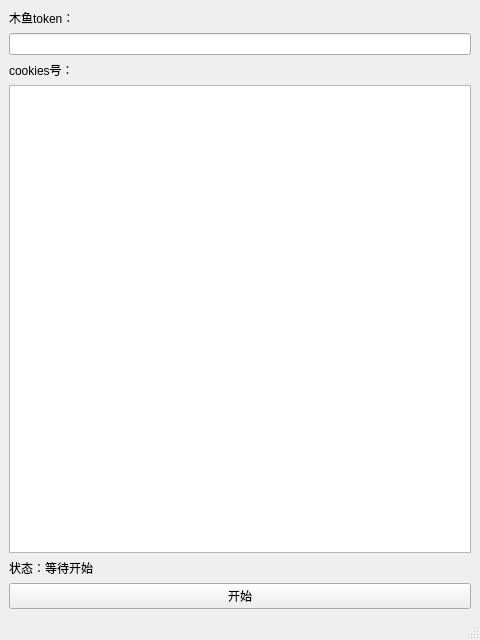
<?xml version="1.0" encoding="UTF-8"?>
<ui version="4.0">
 <class>MainWindow</class>
 <widget class="QMainWindow" name="MainWindow">
  <property name="geometry">
   <rect>
    <x>0</x>
    <y>0</y>
    <width>480</width>
    <height>640</height>
   </rect>
  </property>
  <property name="windowTitle">
   <string>MainWindow</string>
  </property>
  <widget class="QWidget" name="centralwidget">
   <layout class="QVBoxLayout" name="verticalLayout_2">
    <item>
     <layout class="QVBoxLayout" name="verticalLayout">
      <item>
       <layout class="QVBoxLayout" name="verticalLayout_5">
        <item>
         <widget class="QLabel" name="label">
          <property name="text">
           <string>木鱼token：</string>
          </property>
         </widget>
        </item>
        <item>
         <widget class="QLineEdit" name="lineEdit"/>
        </item>
       </layout>
      </item>
      <item>
       <layout class="QVBoxLayout" name="verticalLayout_4">
        <item>
         <widget class="QLabel" name="label_2">
          <property name="text">
           <string>cookies号：</string>
          </property>
         </widget>
        </item>
        <item>
         <widget class="QPlainTextEdit" name="plainTextEdit"/>
        </item>
       </layout>
      </item>
      <item>
       <layout class="QVBoxLayout" name="verticalLayout_3">
        <item>
         <widget class="QLabel" name="label_3">
          <property name="text">
           <string>状态：等待开始</string>
          </property>
         </widget>
        </item>
       </layout>
      </item>
     </layout>
    </item>
    <item>
     <widget class="QPushButton" name="pushButton">
      <property name="text">
       <string>开始</string>
      </property>
     </widget>
    </item>
   </layout>
  </widget>
  <widget class="QStatusBar" name="statusbar"/>
 </widget>
 <resources/>
 <connections/>
</ui>
